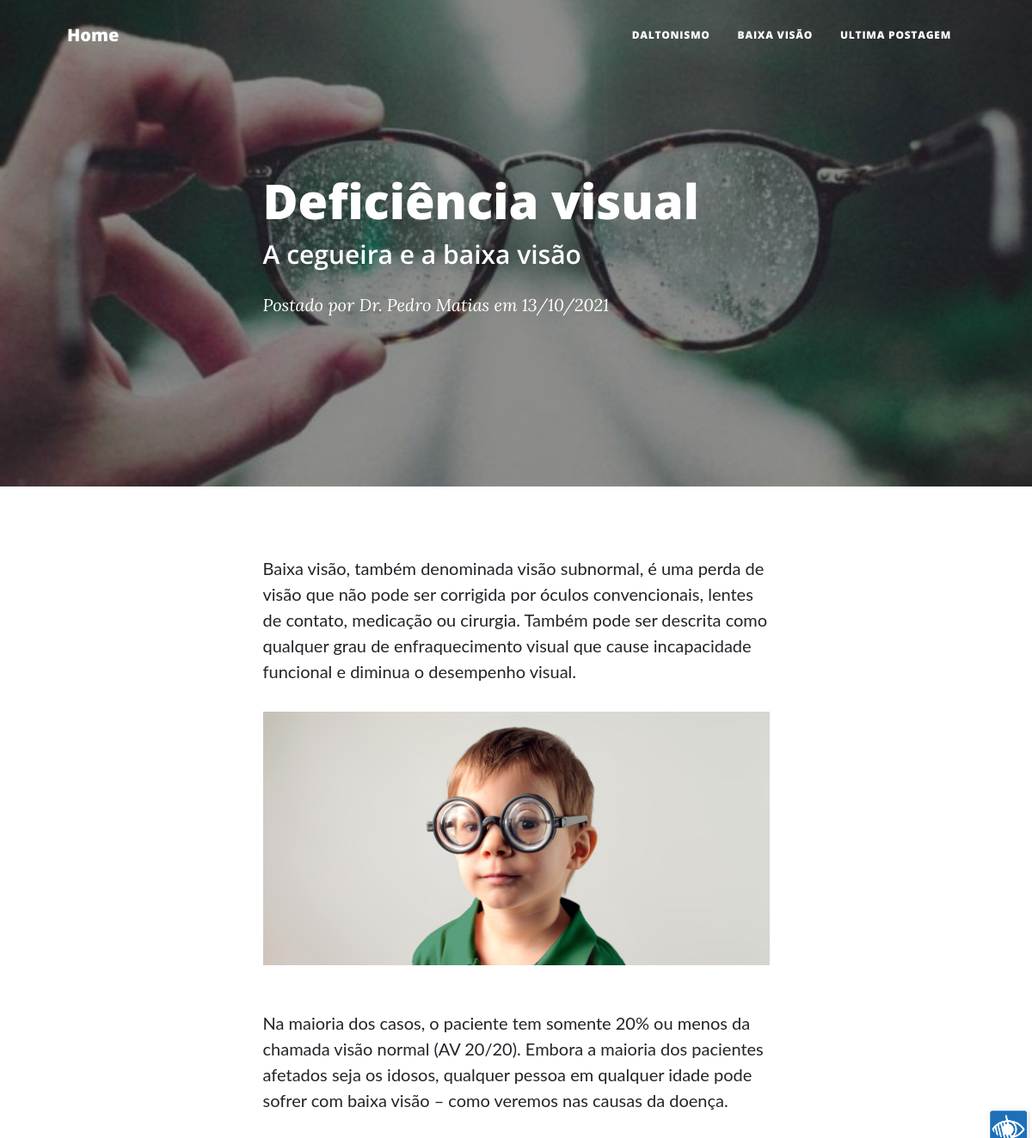
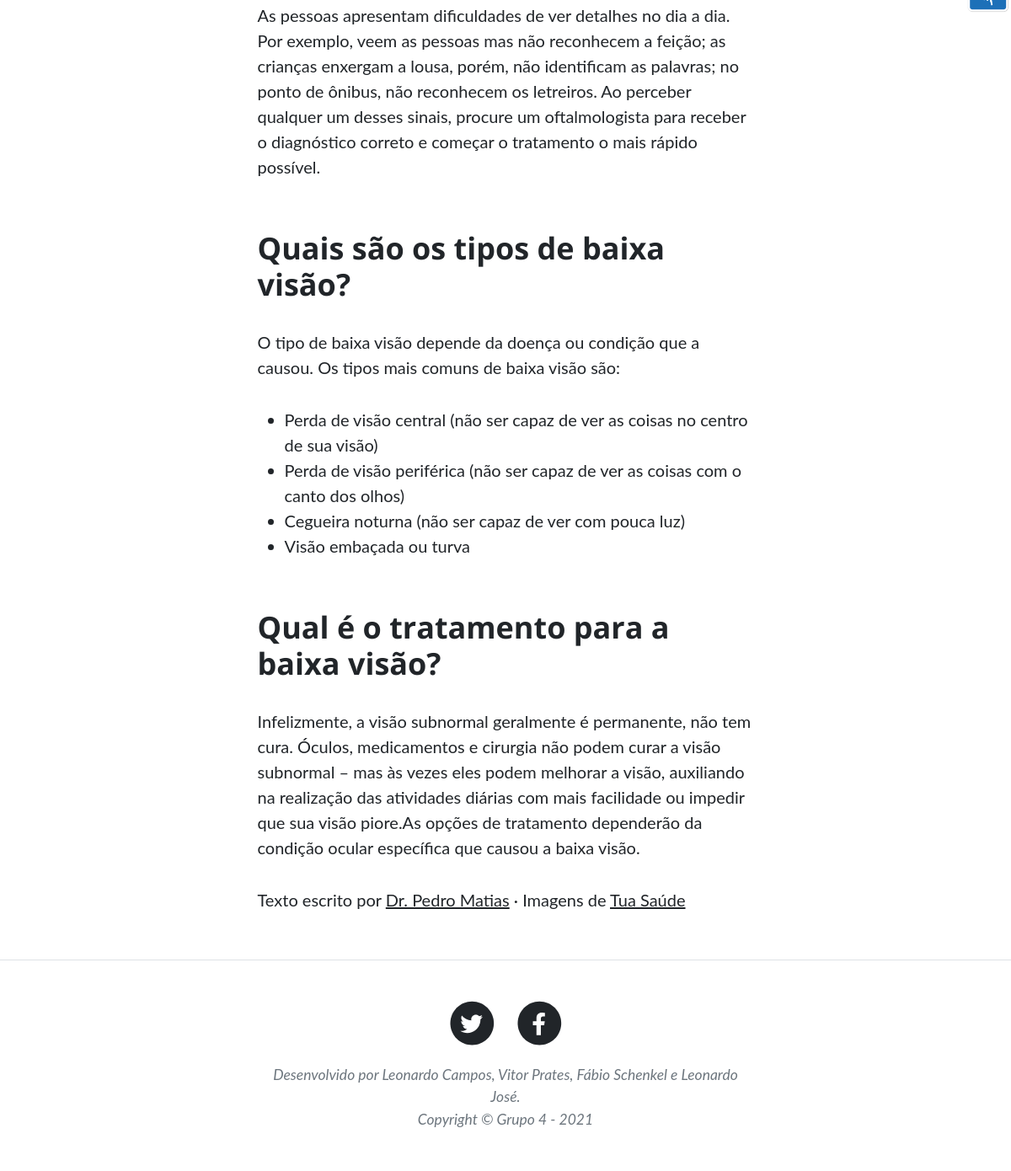
The app's page /post.php?pid=2 with its own data (2 pictures, top to bottom).
### tables this page shows
CREATE TABLE `categorias` (
  `CategoriaID` int(11) NOT NULL,
  `Nome` varchar(150) NOT NULL,
  `Imagem` varchar(200) NOT NULL,
  `Descricao` varchar(200) NOT NULL
);

CREATE TABLE `posts` (
  `PostID` int(11) NOT NULL,
  `Titulo` varchar(150) NOT NULL,
  `Subtitulo` varchar(200) NOT NULL,
  `Autor` varchar(200) NOT NULL,
  `CategoriaID` int(150) NOT NULL,
  `Imagem` varchar(150) NOT NULL,
  `Data` date NOT NULL,
  `Paragrafos` mediumtext NOT NULL,
  `ImagemCONT` varchar(200) NOT NULL,
  `TextoImagemCONT` varchar(300) NOT NULL
);

### post.php (the view)
<?php
include_once "includes/head.php";
include_once "includes/menu.php";
include_once "includes/db.php";
$postId = $_GET["pid"];
?>
<?php
$sql = "SELECT * FROM posts WHERE PostID = $postId";
$resultado = mysqli_query($conn, $sql);
if ($resultado) {
    while ($row = mysqli_fetch_array($resultado)) {
        $titulo = $row['Titulo'];
        $subtitulo = $row['Subtitulo'];
        $autor = $row['Autor'];
        $imagem = $row['Imagem'];
        $data = date_create($row['Data']);
        $data = date_format($data,"d/m/Y");
        $imagemCONT = $row['ImagemCONT'];
        $textoImagemCONT = $row['TextoImagemCONT'];
        $paragrafos = $row['Paragrafos'];
        $formatado = "<p>";
        $formatado .= str_replace("%p%", "</p><p>", $paragrafos);
        $formatado = str_replace("%t%", "</p><h2 class=\"section-heading\">", $formatado);
        $formatado = str_replace("%t/%", "</h2><p>", $formatado);
        $formatado = str_replace("%ul%", "</p><ul>", $formatado);
        $formatado = str_replace("%ul/%", "</ul><p>", $formatado);
        $formatado = str_replace("%li%", "<li>", $formatado);
        $formatado = str_replace("%li/%", "</li>", $formatado);
        $formatado = str_replace("%str%", "<strong>", $formatado);
        $formatado = str_replace("%str/%", "</strong>", $formatado);
        $formatado = str_replace("%img%", "</p><a href=\"#!\"><img class=\"img-fluid\" src=\"assets/img/$imagemCONT\" alt=\"$textoImagemCONT\" /></a> <span class=\"caption text-muted\">$textoImagemCONT</span>", $formatado);
        $formatado .= "</p>";
        ?>
        <header class="masthead" style="background-image: url('assets/img/<?php echo $imagem; ?>')">
            <div class="container position-relative px-4 px-lg-5">
                <div class="row gx-4 gx-lg-5 justify-content-center">
                    <div class="col-md-10 col-lg-8 col-xl-7">
                        <div class="post-heading">
                            <h1><?php echo $titulo; ?></h1>
                            <h2 class="subheading"><?php echo $subtitulo; ?></h2>
                            <span class="meta">
                                Postado por
                                <a href="#"><?php echo $autor; ?></a>
                                em <?php echo $data; ?>
                            </span>
                        </div>
                    </div>
                </div>
            </div>
        </header>
        <?php
    }
}
?>
<article class="mb-4">
    <div class="container px-4 px-lg-5">
        <div class="row gx-4 gx-lg-5 justify-content-center">
            <div class="col-md-10 col-lg-8 col-xl-7">
                <?php
                    echo $formatado;
                ?>
                <p>
                    Texto escrito por
                    <a href="http://spaceipsum.com/"> <?php echo $autor; ?></a>
                    &middot; Imagens de
                    <a href="https://www.tuasaude.com/daltonismo/">Tua Saúde</a>
                </p>
            </div>
        </div>
    </div>
</article>
<?php
include_once "includes/footer.php";
?>

### includes/head.php (shortened to what this page needs)
<!DOCTYPE html>
<html lang="en">
<head>
    <link href="css/styles.css" rel="stylesheet" />
</head>
<body>
<div id="overlay">

### includes/menu.php (shortened to what this page needs)
<?php
include_once "includes/db.php";
?>
<nav class="navbar navbar-expand-lg navbar-light" id="mainNav">
    <div class="container px-4 px-lg-5">
        <a class="navbar-brand" href="index.php">Home</a>
        <div class="collapse navbar-collapse" id="navbarResponsive">
            <ul class="navbar-nav ms-auto py-4 py-lg-0">
                <?php
                $sql = "SELECT * FROM categorias";
                $resultado = mysqli_query($conn, $sql);
                if ($resultado) {
                    while ($row = mysqli_fetch_array($resultado)) {
                        ?>
                        <li class="nav-item"><a class="nav-link px-lg-3 py-3 py-lg-4" href="index.php?cid=<?php echo $row['CategoriaID']; ?>"><?php echo $row['Nome']; ?></a></li>
                        <?php
                    }
                }
                ?>
                <?php
                $ultimoPost = 0;
                $sql = "SELECT * FROM posts";
                $resultado = mysqli_query($conn, $sql);
                if ($resultado) {
                    while ($row = mysqli_fetch_array($resultado)) {
                        $ultimoPost++;
                    }
                }
                ?>
                <li class="nav-item"><a class="nav-link px-lg-3 py-3 py-lg-4" href="post.php?pid=<?php echo $ultimoPost ?>">Ultima Postagem</a></li>
            </ul>
        </div>
    </div>
</nav>

### includes/footer.php (shortened to what this page needs)
<footer class="border-top">
            <div class="container px-4 px-lg-5">
                <div class="row gx-4 gx-lg-5 justify-content-center">
                    <div class="col-md-10 col-lg-8 col-xl-7">
                        <ul class="list-inline text-center">
                            <li class="list-inline-item">
                                <a href="https://twitter.com/Aces_Web" target="_blank">
                                    <span class="fa-stack fa-lg">
                                        <i class="fas fa-circle fa-stack-2x"></i>
                                        <i class="fab fa-twitter fa-stack-1x fa-inverse"></i>
                                    </span>
                                </a>
                            </li>
                            <li class="list-inline-item">
                                <a href="https://www.facebook.com/groups/desenvolvimentoweb" target="_blank">
                                    <span class="fa-stack fa-lg">
                                        <i class="fas fa-circle fa-stack-2x"></i>
                                        <i class="fab fa-facebook-f fa-stack-1x fa-inverse"></i>
                                    </span>
                                </a>
                            </li>
                        </ul>
                        <div class="small text-center text-muted fst-italic">Desenvolvido por Leonardo Campos, Vitor Prates, Fábio Schenkel e Leonardo José.</div>
                        <div class="small text-center text-muted fst-italic">Copyright &copy; Grupo 4 - 2021</div>
                    </div>
                </div>
            </div>
        </footer>
        </div>
        <div class="menu-acessibilidade">
            <img src="assets/img/acessibilidade.png" style="font-size:30px;cursor:pointer" onclick="openNav()">
        </div>
    </body>
</html>

### records on screen
categorias: Nome "DALTONISMO"
categorias: Nome "BAIXA VISÃO"
posts: Imagem (picture), Titulo "Deficiência visual", Subtitulo "A cegueira e a baixa visão", Autor "Dr. Pedro Matias", Data "13/10/2021", Paragrafos "Baixa visão, também denominada visão subnormal, é uma perda de visão que não pode ser corrigida por óculos convencionais, lentes de contato, medicação ou cirurgia. Também pode ser descrita como qualquer grau de enfraquecimento visual que cause incapacidade funcional e diminua o desempenho visual. Na maioria dos casos, o paciente tem somente 20% ou menos da chamada visão normal (AV 20/20). Embora a maioria dos pacientes afetados seja os idosos, qualquer pessoa em qualquer idade pode sofrer com baixa visão – como veremos nas causas da doença. As pessoas apresentam dificuldades de ver detalhes no dia a dia. Por exemplo, veem as pessoas mas não reconhecem a feição; as crianças enxergam a lousa,…", Paragrafos (picture)
